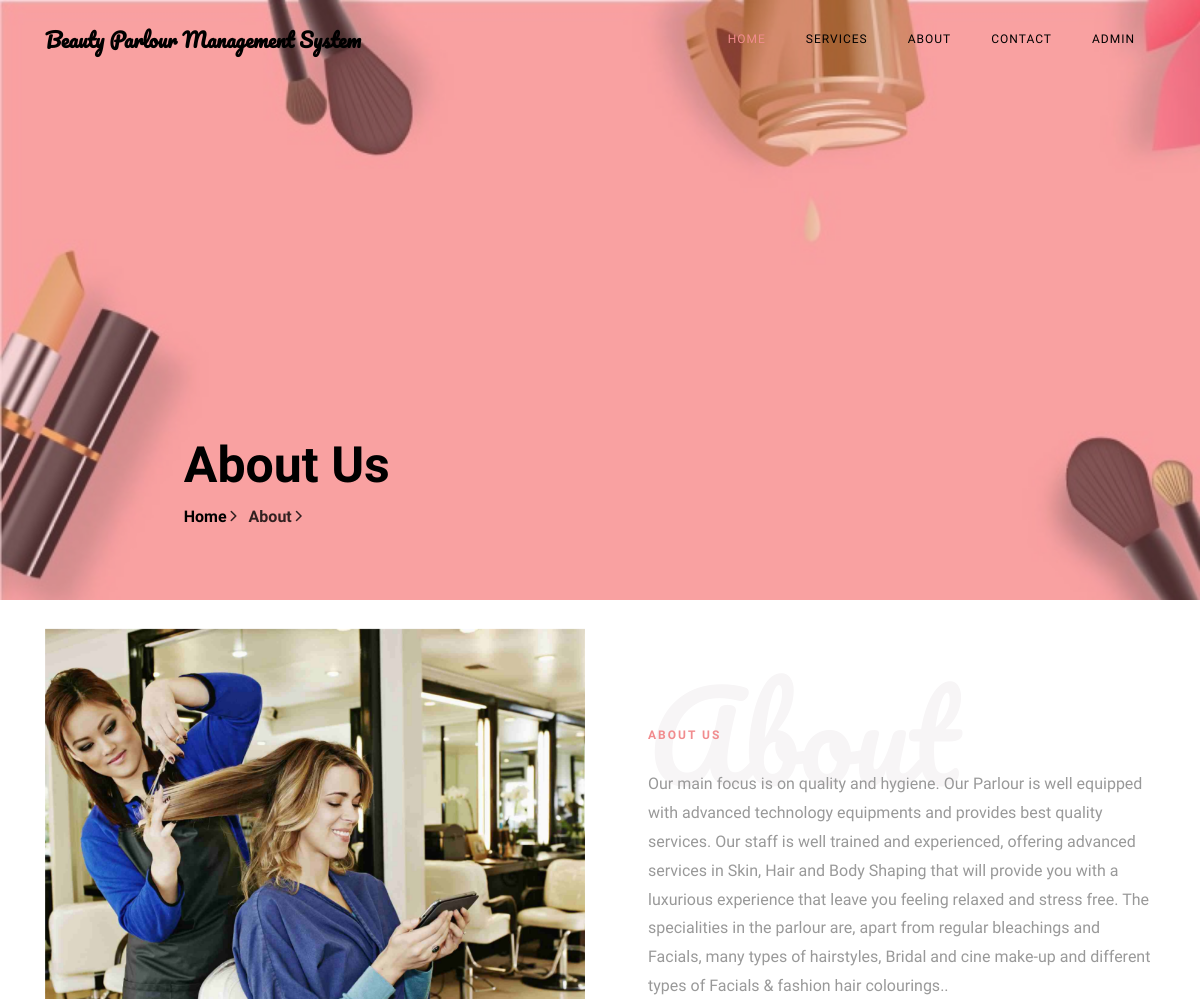
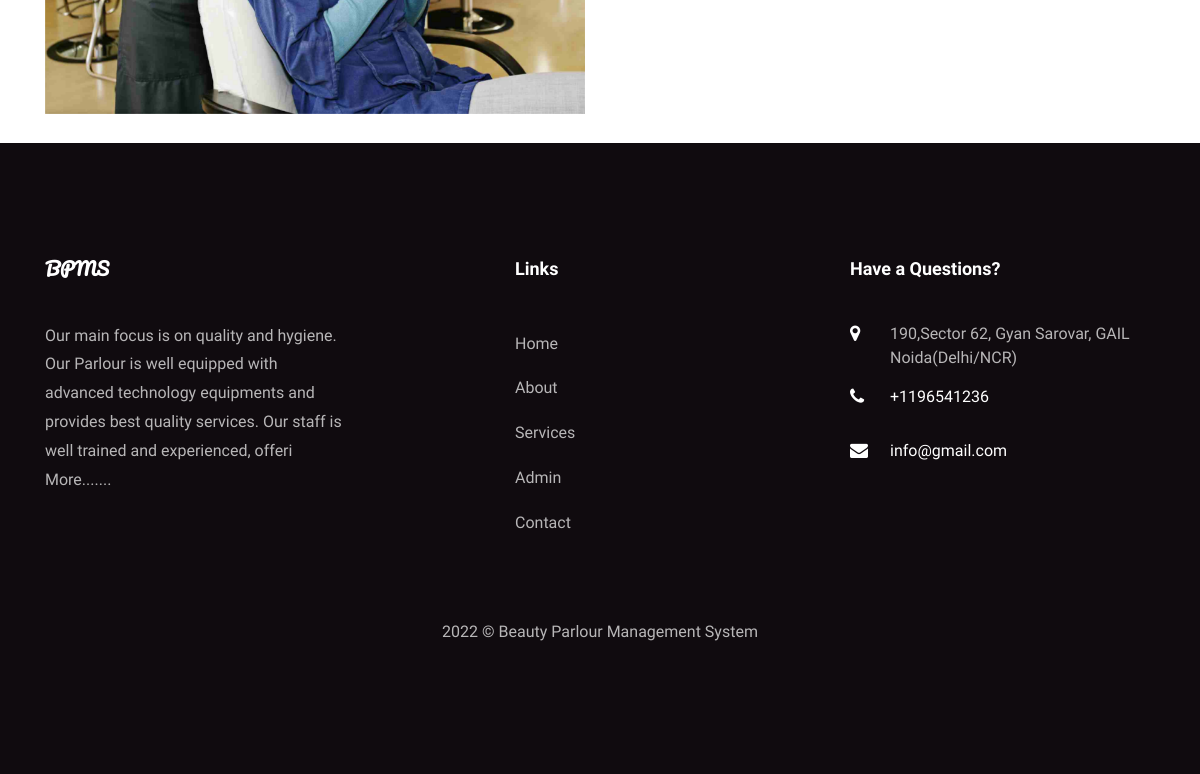
Page /about.php on the committed database (2 pictures, top to bottom).
### tables this page shows
CREATE TABLE `tblpage` (
  `ID` int(10) NOT NULL,
  `PageType` varchar(200) DEFAULT NULL,
  `PageTitle` mediumtext DEFAULT NULL,
  `PageDescription` mediumtext DEFAULT NULL,
  `Email` varchar(200) DEFAULT NULL,
  `MobileNumber` bigint(10) DEFAULT NULL,
  `UpdationDate` date DEFAULT NULL,
  `Timing` varchar(200) NOT NULL
);

### about.php (the view, shortened to what this page needs)
<?php
include('includes/dbconnection.php');
?>
<!DOCTYPE html>
<html lang="en">
  <head>
    <link rel="stylesheet" href="css/open-iconic-bootstrap.min.css">
    <link rel="stylesheet" href="css/animate.css">
    <link rel="stylesheet" href="css/owl.carousel.min.css">
    <link rel="stylesheet" href="css/owl.theme.default.min.css">
    <link rel="stylesheet" href="css/magnific-popup.css">
    <link rel="stylesheet" href="css/aos.css">
    <link rel="stylesheet" href="css/ionicons.min.css">
    <link rel="stylesheet" href="css/bootstrap-datepicker.css">
    <link rel="stylesheet" href="css/jquery.timepicker.css">
    <link rel="stylesheet" href="css/flaticon.css">
    <link rel="stylesheet" href="css/icomoon.css">
    <link rel="stylesheet" href="css/style.css">
  </head>
  <body>
	  <?php include_once('includes/header.php');?>
    <section class="hero-wrap hero-wrap-2" style="background-image: url('images/makeup_background-01.jpg');" data-stellar-background-ratio="0.5">
      <div class="overlay"></div>
      <div class="container">
        <div class="row no-gutters slider-text js-fullheight align-items-end justify-content-center">
          <div class="col-md-9 ftco-animate pb-5">
            <h2 class="mb-0 bread">About Us</h2>
            <p class="breadcrumbs"><span class="mr-2"><a href="index.php">Home <i class="ion-ios-arrow-forward"></i></a></span> <span>About <i class="ion-ios-arrow-forward"></i></span></p>
          </div>
        </div>
      </div>
    </section>
    <br>
    <section class="ftco-section ftco-no-pb ftco-no-pt">
			<div class="container">
				<div class="row">
					<div class="col-md-6 d-flex">
						<div class="p-md-5 img img-2 d-flex justify-content-center align-items-center" style="background-image: url(images/beauty.jpg);">
						</div>
					</div>
					<div class="col-md-6 py-md-5 pb-5 wrap-about pb-md-5 ftco-animate">
						<?php
$ret=mysqli_query($con,"select * from tblpage where PageType='aboutus' ");
while ($row=mysqli_fetch_array($ret)) {
?>
	          <div class="heading-section mb-4 mt-md-5">
	          	<h1 class="big">About</h1>
	          	<span class="subheading"><?php  echo $row['PageTitle'];?></span>
	          </div>
	          <div class="pb-md-5">
							<p><?php  echo $row['PageDescription'];?>.</p>
						</div>
						<?php } ?>
					</div>
				</div>
			</div>
		</section>
		<br>
   <?php include_once('includes/footer.php');?>
  </body>
</html>

### includes/footer.php (shortened to what this page needs)
 <?php
include('includes/dbconnection.php');
?>
 <footer class="ftco-footer ftco-section">
      <div class="container">
        <div class="row mb-5">
          <div class="col-md">
            <div class="ftco-footer-widget mb-4">
              <h2 class="ftco-heading-2 logo">BPMS</h2>
              <?php
$ret=mysqli_query($con,"select * from tblpage where PageType='aboutus' ");
while ($row=mysqli_fetch_array($ret)) {
?>
              <p><?php  echo substr($row['PageDescription'],0,200);?> <a href="about.php">More.......</a></p><?php } ?>
            </div>
          </div>
          <div class="col-md" style="padding-left: 150px">
             <div class="ftco-footer-widget mb-4">
              <h2 class="ftco-heading-2">Links</h2>
              <ul class="list-unstyled">
                <li><a href="index.php" class="py-2 d-block">Home</a></li>
                <li><a href="about.php" class="py-2 d-block">About</a></li>
                <li><a href="services.php" class="py-2 d-block">Services</a></li>
                <li><a href="admin/index.php" class="py-2 d-block">Admin</a></li>
                <li><a href="contact.php" class="py-2 d-block">Contact</a></li>
              </ul>
            </div>
          </div>
          <div class="col-md">
            <div class="ftco-footer-widget mb-4">
            	<h2 class="ftco-heading-2">Have a Questions?</h2>
            	<div class="block-23 mb-3">
                <?php
$ret=mysqli_query($con,"select * from tblpage where PageType='contactus' ");
while ($row=mysqli_fetch_array($ret)) {
?>
	              <ul>
	                <li><span class="icon icon-map-marker"></span><span class="text"><?php  echo $row['PageDescription'];?></span></li>
	                <li><a href="#"><span class="icon icon-phone"></span><span class="text">+<?php  echo $row['MobileNumber'];?></span></a></li>
	                <li><a href="#"><span class="icon icon-envelope"></span><span class="text"><?php  echo $row['Email'];?></span></a></li>
	              </ul>
	            </div>
               <?php } ?>
            </div>
          </div>
        </div>
        <div class="row">
          <div class="col-md-12 text-center">
            <p>
  2022 &copy; Beauty Parlour Management System  </p>
          </div>
        </div>
      </div>
    </footer>

### css/icomoon.css (style rules this page uses)
[class^="icon-"], [class*=" icon-"] { font-family: 'icomoon' !important; speak: none; font-style: normal; font-weight: normal; font-variant: normal; text-transform: none; line-height: 1; -webkit-font-smoothing: antialiased; -moz-osx-font-smoothing: grayscale; }
.icon-map-marker:before { content: "\f041"; }
.icon-phone:before { content: "\f095"; }
.icon-envelope:before { content: "\f0e0"; }

### rows in the picture
tblpage: PageTitle "ABOUT US", PageDescription "Our main focus is on quality and hygiene. Our Parlour is well equipped with advanced technology equipments and provides best quality services. Our staff is well trained and experienced, offering advanced services in Skin, Hair and Body Shaping that will provide you with a luxurious experience that leave you feeling relaxed and stress free. The specialities in the parlour are, apart from regular bleachings and Facials, many types of hairstyles, Bridal and cine make-up and different types of Facials & fashion hair colourings.", PageDescription "Our main focus is on quality and hygiene. Our Parlour is well equipped with advanced technology equipments and provides best quality services. Our staff is well trained and experienced, offeri"
tblpage: PageDescription "190,Sector 62, Gyan Sarovar, GAIL Noida(Delhi/NCR)", MobileNumber "1196541236", Email "info@gmail.com"
